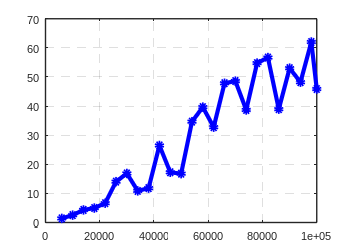

Write MATLAB code to recreate this figure. (Note: this script raises an error after producing the figure.)
Hf = figure(1)

set(Hf,'PaperUnits','inches','PaperPosition',[0 0 3.5 2.5])

Ha = axes

set(Ha,'Box','on','FontName','Arial','FontSize',8,'GridLineStyle','--','LineWidth',1,'TickDir','in');
grid on
hold on

SIM = dlmread("sorted_selection.txt","\t",1,0);

plot(Ha,SIM(:,1),1000*SIM(:,2),'-bo','linewidth',3,'markersize',4,'markerfacecolor','b');
plot(Ha,SIM(:,1),1000*SIM(:,3),'-ro','linewidth',2,'MarkerSize',3,'makerfacecolor','r');
plot(Ha,SIM(:,1),1000*SIM(:,4),'-go','linewidth',1,'markersize',2,'markerfacecolor','g');
axis([0 100000 0 200]);

ylabel('Tiempo [ms]');
xlabel('Cantidad de elemento [n]');

Hleg = legend(Ha,'Estadistico orden k ,k = 0','Estadistico orden k ,k = n/2','Estadistico orden k ,k = n',"location",'northwest');
legend('boxoff');
set(Hleg,'FontName','Arial','FontSize',8);

print('sorted_selection.png','-dpng','-r300');

return

